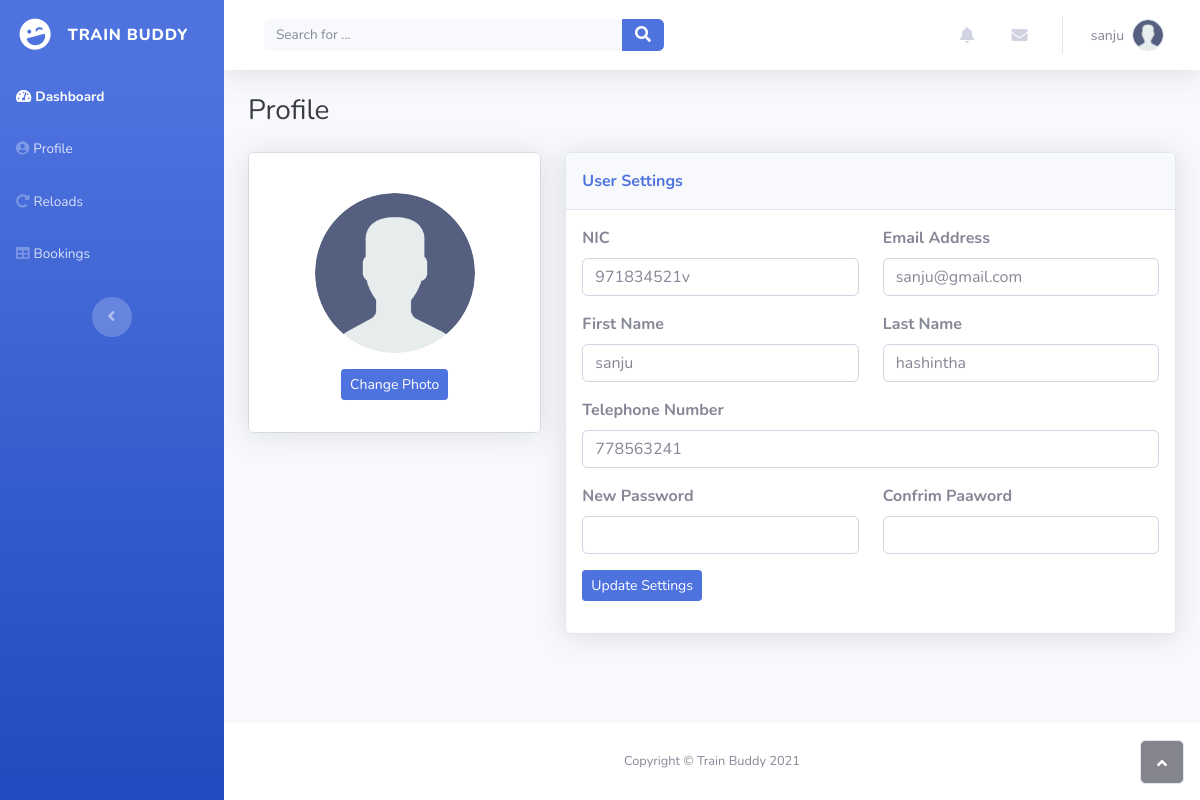
The app's page /index.php?change=971834521v (signed in) with its own data.
### tables this page shows
CREATE TABLE `user` (
  `nic` varchar(20) NOT NULL,
  `firstname` varchar(30) NOT NULL,
  `lastname` varchar(30) NOT NULL,
  `telephone` int(10) NOT NULL,
  `email` varchar(50) NOT NULL,
  `password` varchar(20) NOT NULL,
  `balance` double NOT NULL
);

### profile.php (the view, shortened to what this page needs)
<?php
include("includes/db.php");
if (isset($_GET['change'])) {
   $edit_id = $_GET['change'];
   $get_pro = "select * from user where nic='$edit_id'";
   $run_pro = mysqli_query($conn, $get_pro);
   $row_pro = mysqli_fetch_array($run_pro);
   $nic = $row_pro['nic'];
   $firstname = $row_pro['firstname'];
   $lastname = $row_pro['lastname'];
   $telephone = $row_pro['telephone'];
   $email = $row_pro['email'];
}
?>
<div id="wrapper">
   <div class="d-flex flex-column" id="content-wrapper">
      <div id="content">
         <div class="container-fluid">
            <h3 class="text-dark mb-4">Profile</h3>
            <div class="row mb-3">
               <div class="col-lg-4">
                  <div class="card mb-3">
                     <div class="card-body text-center shadow">
                        <img class="rounded-circle mb-3 mt-4" src="images/user icon.png" width="160" height="160">
                        <div class="mb-3"><button class="btn btn-primary btn-sm" type="button">Change Photo</button></div>
                     </div>
                  </div>
               </div>
               <div class="col-lg-8">
                  <div class="row">
                     <div class="col">
                        <div class="card shadow mb-3">
                           <div class="card-header py-3">
                              <p class="text-primary m-0 fw-bold">User Settings</p>
                           </div>
                           <div class="card-body">
                              <form method="post" action="updateuser.php">
                                 <div class="row">
                                    <div class="col">
                                       <div class="mb-3"><label class="form-label" for="nic"><strong>NIC</strong></label><input class="form-control" type="text" id="nic" name="nic" value="<?php echo $nic ?>"></div>
                                    </div>
                                    <div class="col">
                                       <div class="mb-3"><label class="form-label" for="email"><strong>Email Address</strong></label><input class="form-control" type="email" id="email" name="email" value="<?php echo $email ?>"></div>
                                    </div>
                                 </div>
                                 <div class="row">
                                    <div class="col">
                                       <div class="mb-3"><label class="form-label" for="first_name"><strong>First Name</strong></label><input class="form-control" type="text" id="first_name" name="firstname" value="<?php echo $firstname ?>"></div>
                                    </div>
                                    <div class="col">
                                       <div class="mb-3"><label class="form-label" for="last_name"><strong>Last Name</strong></label><input class="form-control" type="text" id="last_name" name="lastname" value="<?php echo $lastname ?>"></div>
                                    </div>
                                 </div>
                                 <div class="row">
                                    <div class="col">
                                       <div class="mb-3"><label class="form-label" for="telephone"><strong>Telephone Number</strong></label><input class="form-control" type="text" id="telephone" name="telephone" value="<?php echo $telephone ?>"></div>
                                    </div>
                                 </div>
                                 <div class="row">
                                    <div class="col">
                                       <div class="mb-3"><label class="form-label" for="password"><strong>New Password</strong></label><input class="form-control" type="text" id="password" name="password"></div>
                                    </div>
                                    <div class="col">
                                       <div class="mb-3"><label class="form-label" for="cpassword"><strong>Confrim Paaword</strong></label><input class="form-control" type="text" id="cpassword" name="cpassword"></div>
                                    </div>
                                 </div>
                                 <div class="mb-3"><button class="btn btn-primary btn-sm" name="update" type="submit">Update Settings</button></div>
                              </form>
                           </div>
                        </div>
                     </div>
                  </div>
               </div>
            </div>
         </div>
      </div>
   </div>
   <a class="border rounded d-inline scroll-to-top" href="#page-top"><i class="fas fa-angle-up"></i></a>
</div>

### records on screen
user: nic "971834521v", email "sanju@gmail.com", firstname "sanju", lastname "hashintha", telephone "778563241"

### other values on screen
$_SESSION['first_name'] "sanju"
